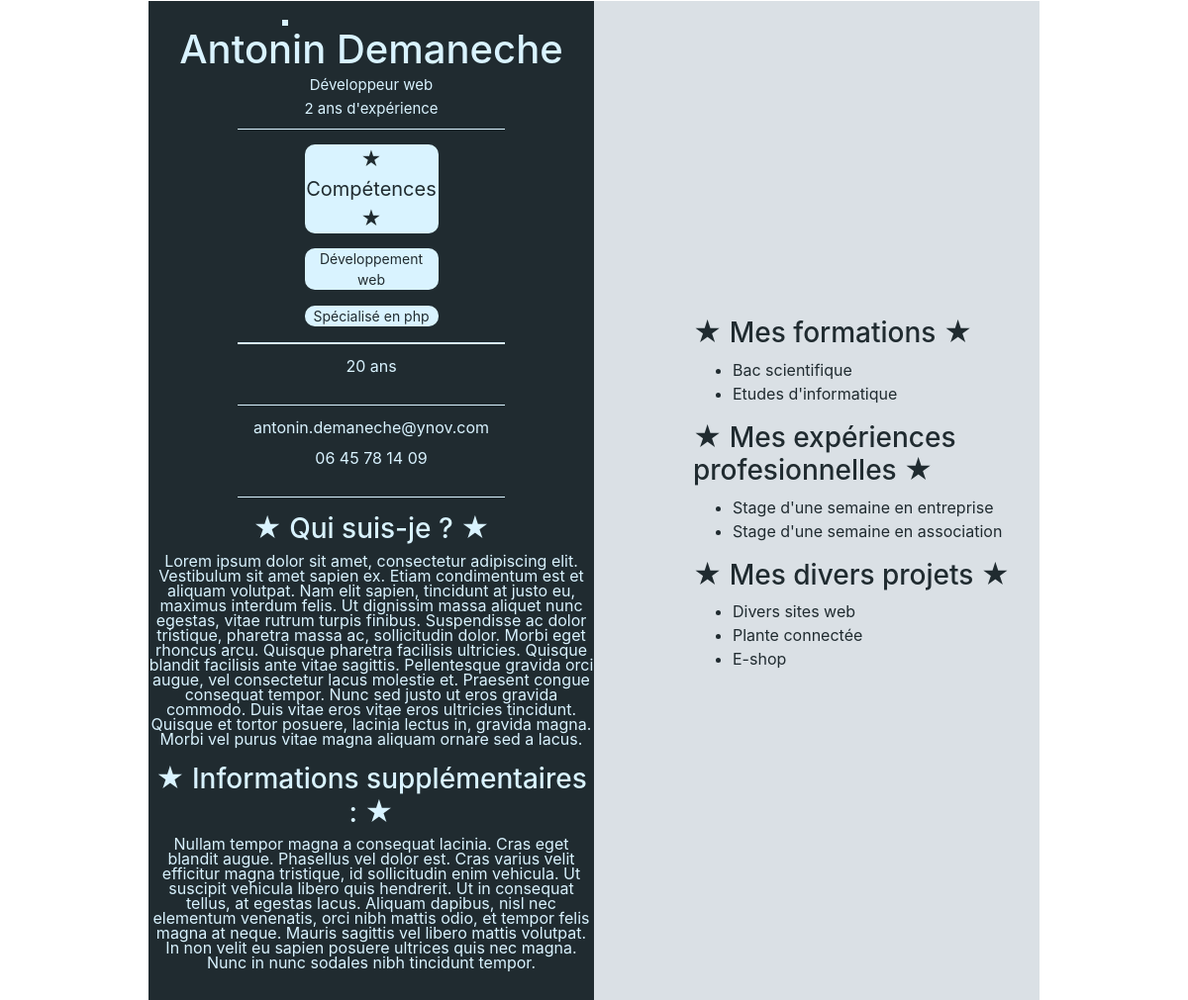
The page / on the database its author committed.
### tables this page shows
CREATE TABLE `me` (
  `id` int(11) NOT NULL,
  `first_name` varchar(255) NOT NULL,
  `last_name` varchar(255) NOT NULL,
  `age` int(11) NOT NULL,
  `job` varchar(255) NOT NULL,
  `experience` varchar(255) NOT NULL,
  `mail` varchar(255) NOT NULL,
  `phone` varchar(255) NOT NULL,
  `whoami` text NOT NULL,
  `supinfo` text NOT NULL
);

CREATE TABLE `skills` (
  `id` int(11) NOT NULL,
  `name` varchar(255) NOT NULL
);

CREATE TABLE `formations` (
  `id` int(11) NOT NULL,
  `name` varchar(255) NOT NULL
);

CREATE TABLE `experiences` (
  `id` int(11) NOT NULL,
  `name` varchar(255) NOT NULL
);

CREATE TABLE `projects` (
  `id` int(11) NOT NULL,
  `name` varchar(255) NOT NULL
);

### requetes.php (called while the page is built)
<?php
$me = $db->query("SELECT * FROM me WHERE id = 1");
$me = $me->fetch(PDO::FETCH_ASSOC);
$skills = $db->query("SELECT * FROM skills");
$skills = $skills->fetchAll();
$formations = $db->query("SELECT * FROM formations");
$formations = $formations->fetchAll();
$experiences = $db->query("SELECT * FROM experiences");
$experiences = $experiences->fetchAll();
$projects = $db->query("SELECT * FROM projects");
$projects = $projects->fetchAll();
?>

### index.php (the view, shortened to what this page needs)
<?php require_once('db.php'); ?>
<?php require_once('requetes.php'); ?>
<!doctype html>
<html lang="fr">
<head>
    <link href="style.css" rel="stylesheet">
    <link rel="stylesheet" href="https://stackpath.bootstrapcdn.com/bootstrap/4.3.1/css/bootstrap.min.css">
</head>
<body>
<article class="d-flex">
    <div class="left d-flex flex-column justify-content-center">
        <div class="roundedImage">
            <img src="../digimon/Castralrock.png" alt="" class="profile">
        </div>
        <h1><?= $me['first_name']." ".$me['last_name'] ?></h1>
        <div class="info1">
            <p><?= $me['job'] ?></p>
            <p><?= $me['experience'] ?></p>
        </div>
        <div id="trait">
        </div>
        <div>
            <p class="competencetitle">★ Compétences ★</p>
            <?php foreach ($skills as $skill) { ?>
              <p class="competence"><?= $skill['name'] ?></p>
            <?php } ?>
        </div>
        <div id="trait">
        </div>
        <div id="centre">
            <p><?= $me['age'] ?> ans</p>
        </div>
        <div id="trait">
        </div>
        <div id="centre">
            <p><?= $me['mail'] ?></p>
            <p><?= $me['phone'] ?></p>
        </div>
        <div id="trait">
        </div>
        <div id="centre" >
            <h3> ★ Qui suis-je ? ★</h3>
            <p id="info2"><?= $me['whoami'] ?></p>
            <h3> ★ Informations supplémentaires : ★</h3>
            <p id="info2">
              <?= $me['supinfo'] ?>
            </p>
        </div>
    </div>
    <div class="right d-flex flex-column justify-content-center">
        <h3> ★ Mes formations ★</h3>
        <ul>
          <?php foreach ($formations as $formation) { ?>
            <li><?= $formation['name'] ?></li>
          <?php } ?>
        </ul>
        <h3> ★ Mes expériences profesionnelles ★</h3>
        <ul>
          <?php foreach ($experiences as $experience) { ?>
            <li><?= $experience['name'] ?></li>
          <?php } ?>
        </ul>
        <h3> ★ Mes divers projets ★</h3>
        <ul>
          <?php foreach ($projects as $project) { ?>
            <li><?= $project['name'] ?></li>
          <?php } ?>
        </ul>
    </div>
</article>
</body>
</html>

### style.css (style rules this page uses)
body { font-family : Arial; color: #202b30 !important; }
article, .left, .right { padding:1px 0; z-index: 100; }
article { width: 75%; margin:auto; z-index: 100; }
.left { width: 50%; background-color:#202b30 ; color: #d9f3ff; }
.right { width: 50%; padding-left: 100px; background-color:#dae0e5; padding-bottom: auto; }
.profile { max-width: 40%; margin-left: 30%; margin-right: 65%; margin-top: 15px; border-style: solid; border-width: 3px; border-color: #d9f3ff; }
h1 { text-align: center; }
.info1 { font-size: 15px; text-align: center; line-height: 8px; }
.competencetitle { background-color:#d9f3ff ; color: #202b30; max-width: 30%; margin: 15px auto 0; text-align: center; border-radius: 10px 10px 10px 10px; font-size: 20px; }
.competence { background-color:#d9f3ff ; color: #202b30; max-width: 30%; margin-left: auto; margin-right: auto; margin-top: 15px; text-align: center; border-radius: 10px 10px 10px 10px; font-size: 14px }
#trait { background-color:#d9f3ff ; height: 1pt; width: 60%; margin-left: auto; margin-right: auto; }
#centre { text-align: center; margin-bottom: 15px; margin-top: 15px; line-height: 15px; }
#info2 { text-align: center; word-wrap: break-word; width: 450px; margin-right: auto; margin-left: auto; }

### rows shown on the page
me: first_name "Antonin", last_name "Demaneche", job "Développeur web", experience "2 ans d'expérience", age "20", mail "antonin.demaneche@ynov.com", phone "06 45 78 14 09", whoami "Lorem ipsum dolor sit amet, consectetur adipiscing elit. Vestibulum sit amet sapien ex. Etiam condimentum est et aliquam volutpat. Nam elit sapien, tincidunt at justo eu, maximus interdum felis. Ut dignissim massa aliquet nunc egestas, vitae rutrum turpis finibus. Suspendisse ac dolor tristique, pharetra massa ac, sollicitudin dolor. Morbi eget rhoncus arcu. Quisque pharetra facilisis ultricies. Quisque blandit facilisis ante vitae sagittis. Pellentesque gravida orci augue, vel consectetur lacus molestie et. Praesent congue consequat tempor. Nunc sed justo ut eros gravida commodo. Duis vitae eros vitae eros ultricies tincidunt. Quisque et tortor posuere, lacinia lectus in, gravida magna.…", supinfo "Nullam tempor magna a consequat lacinia. Cras eget blandit augue. Phasellus vel dolor est. Cras varius velit efficitur magna tristique, id sollicitudin enim vehicula. Ut suscipit vehicula libero quis hendrerit. Ut in consequat tellus, at egestas lacus. Aliquam dapibus, nisl nec elementum venenatis, orci nibh mattis odio, et tempor felis magna at neque. Mauris sagittis vel libero mattis volutpat. In non velit eu sapien posuere ultrices quis nec magna. Nunc in nunc sodales nibh tincidunt tempor."
skills: name "Développement web"
skills: name "Spécialisé en php"
formations: name "Bac scientifique"
formations: name "Etudes d'informatique"
experiences: name "Stage d'une semaine en entreprise"
experiences: name "Stage d'une semaine en association"
projects: name "Divers sites web"
projects: name "Plante connectée"
projects: name "E-shop"
